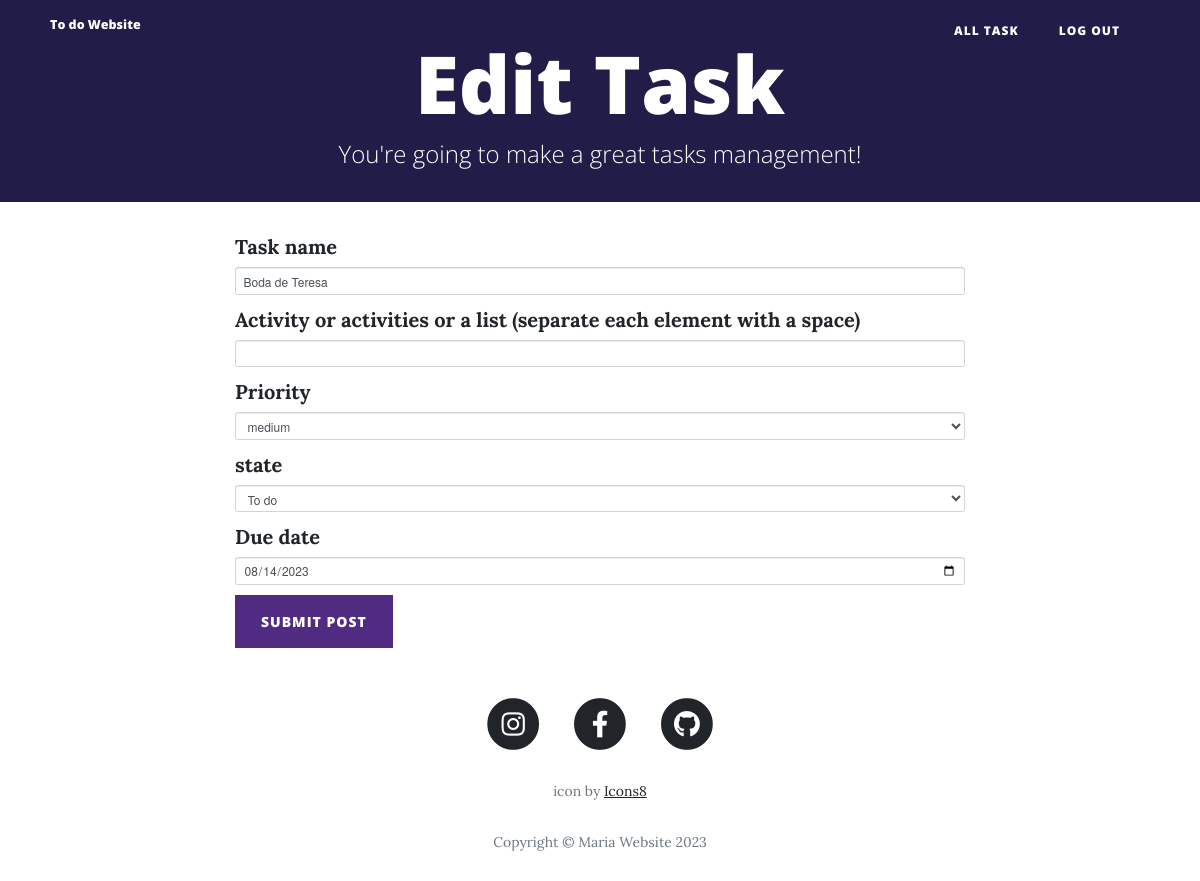
The page /edit-task/2 (signed in) on the database its author committed.
### main.py (models this page shows)
class Task(db.Model):
    __tablename__ = "task_website"
    id = db.Column(db.Integer, primary_key=True)
    author = db.Column(db.String(250), db.ForeignKey('users.name'))
    users = relationship('RegisterUser', back_populates='tasks')
    name = db.Column(db.String(250), unique=True, nullable=False)
    activities = db.Column(db.String(500), nullable=True)
    priority = db.Column(db.String(500), nullable=False)
    state = db.Column(db.String(500), nullable=False)
    due_date = db.Column(db.DateTime('%Y-%m-%d'), nullable=False)
    notes = relationship('NoteUser', back_populates='task_website')

### main.py (the view, shortened to what this page needs)
@app.route("/edit-task/<int:task_id>", methods=['GET', 'POST'])
@login_required
@admin_only
def edit_task(task_id):
    task = Task.query.get(task_id)
    edit_form = CreateTaskForm(
        name=task.name,
        activities=task.activities,
        priority=task.priority,
        author=task.author,
        state=task.state,
        due_date=task.due_date,
    )
    return render_template("make-task.html", form=edit_form, is_edit=True)

### forms.py
class CreateTaskForm(FlaskForm):
    name = StringField("Task name", validators=[DataRequired()])
    activities = StringField("Activity or activities or a list (separate each element with a space)")
    priority = SelectField("Priority", validators=[DataRequired()], choices=['low', 'medium', 'high'])
    state = SelectField("state", validators=[DataRequired()], choices=['To do', 'Doing', 'Done'])
    due_date = DateField("Due date", validators=[DataRequired()], format='%Y-%m-%d')
    submit = SubmitField("Submit Post")

### main.py (called while the page is built)
@login_manager.user_loader
def load_user(user_id):
    return RegisterUser.query.get(int(user_id))

def admin_only(f):
    @wraps(f)
    def decorate_function(*args, **kwargs):
        if not current_user:
            return abort(403)
        return f(*args, **kwargs)
    return decorate_function

### templates/make-task.html
{% extends 'bootstrap/base.html' %}
{% import "bootstrap/wtf.html" as wtf %}
{% block content %}
{% include "header.html" %}
  <header class="masthead" style="background: #241468">
    <div class="overlay"></div>
    <div class="container">
      <div class="row">
        <div class="col-lg-8 col-md-10 mx-auto">
          <div class="page-heading">
            {% if is_edit: %}
            <h1>Edit Task</h1>
            {% else: %}
            <h1>New Task</h1>
            {% endif %}
            <span class="subheading">You're going to make a great tasks management!</span>
          </div>
        </div>
      </div>
    </div>
  </header>
  <div class="container">
    <div class="row">
      <div class="col-lg-8 col-md-10 mx-auto">
        {{ wtf.quick_form(form, novalidate=True, button_map={"submit": "primary"}) }}
      </div>
    </div>
  </div>
{% include "footer.html" %}
{% endblock %}

### rows shown on the page
Task: name "Boda de Teresa", priority "medium", state "To do", due_date "08/14/2023"
